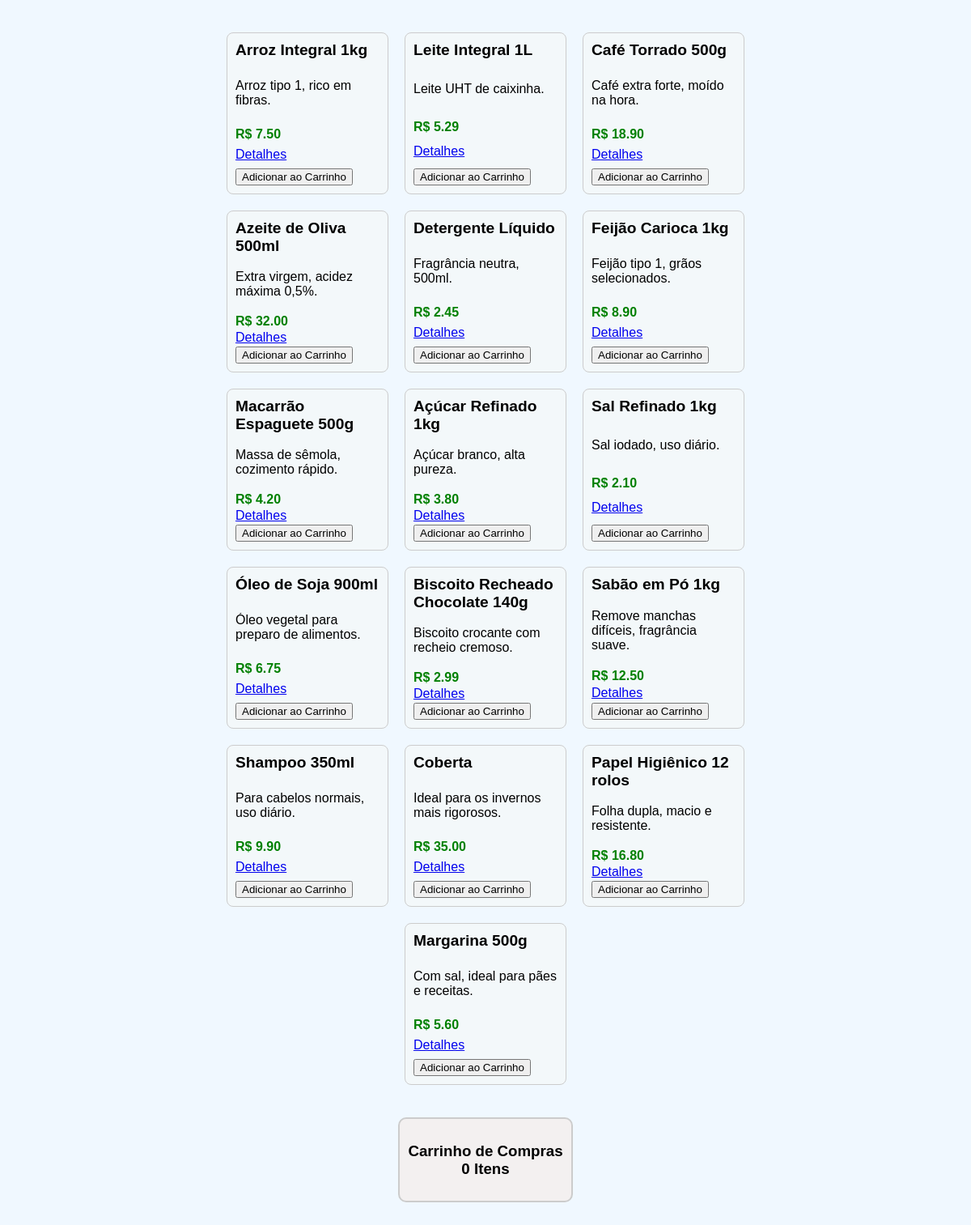
The page / on the database its author committed.
### tables this page shows
CREATE TABLE tbproduto (
    id INT NOT NULL PRIMARY KEY AUTO_INCREMENT,
    nome VARCHAR(100) NOT NULL,
    preco DECIMAL(5,2) NOT NULL,
    descricao VARCHAR(200) NOT NULL
);

### index.php (the view, shortened to what this page needs)
<?php
require 'db.php';
$produtos = [];
$stm = $conn->prepare("SELECT * FROM tbproduto");
$stm->execute();
$result = $stm->get_result();
while ($linha = $result->fetch_assoc()) {
    $produtos[] = $linha;
}
$qtdCarrinho = count($_SESSION['carrinho']);
?>
<!DOCTYPE html>
<html lang="pt-BR">
<head>
    <link rel="stylesheet" href="style.css">
</head>
<body>
    <div class="produtos">
        <?php foreach ($produtos as $produto): ?>
            <div class="produto">
                <h2><?= htmlspecialchars($produto["nome"]); ?></h2>
                <p><?= htmlspecialchars($produto["descricao"]); ?></p>
                <h3>R$ <?= htmlspecialchars($produto["preco"]); ?></h3>
                <a href="produto-detalhes.php?id=<?php echo htmlspecialchars($produto['id']); ?>">
                    Detalhes
                </a>
                <form method="POST">
                    <input type="submit" value="Adicionar ao Carrinho">
                </form>
            </div>
        <?php endforeach; ?>
    </div>
    <a href="carrinho.php" class="btn">
        <h3>
            Carrinho de Compras
            <br>
            <?= $qtdCarrinho ?> Itens
        </h3>
    </a>
</body>
</html>

### style.css (style rules this page uses)
body { background-color: aliceblue; margin: 0; font-family: Arial, sans-serif; display: flex; flex-direction: column; justify-content: center; align-items: center; padding: 40px; gap: 40px; }
.produtos { width: 75%; display: flex; flex-wrap: wrap; justify-content: center; gap: 20px; }
.produto { width: 200px; height: 200px; border: 1px solid #ccc; border-radius: 8px; padding: 10px; box-sizing: border-box; background-color: rgb(243, 248, 250); display: flex; flex-direction: column; justify-content: space-between; }
.produto h2 { font-size: larger; margin: 0; }
.produto p { font-size: medium; overflow: auto; }
.produto h3 { font-size: medium; color: green; margin: 0; }
.btn { background-color: rgb(243, 240, 240); padding: 10px; border-radius: 10px; border: 2px solid #ccc; text-decoration: none; color: inherit; text-align: center; }

### rows shown on the page
tbproduto: nome "Arroz Integral 1kg", descricao "Arroz tipo 1, rico em fibras.", preco "7.50"
tbproduto: nome "Leite Integral 1L", descricao "Leite UHT de caixinha.", preco "5.29"
tbproduto: nome "Café Torrado 500g", descricao "Café extra forte, moído na hora.", preco "18.90"
tbproduto: nome "Azeite de Oliva 500ml", descricao "Extra virgem, acidez máxima 0,5%.", preco "32.00"
tbproduto: nome "Detergente Líquido", descricao "Fragrância neutra, 500ml.", preco "2.45"
tbproduto: nome "Feijão Carioca 1kg", descricao "Feijão tipo 1, grãos selecionados.", preco "8.90"
tbproduto: nome "Macarrão Espaguete 500g", descricao "Massa de sêmola, cozimento rápido.", preco "4.20"
tbproduto: nome "Açúcar Refinado 1kg", descricao "Açúcar branco, alta pureza.", preco "3.80"
tbproduto: nome "Sal Refinado 1kg", descricao "Sal iodado, uso diário.", preco "2.10"
tbproduto: nome "Óleo de Soja 900ml", descricao "Óleo vegetal para preparo de alimentos.", preco "6.75"
tbproduto: nome "Biscoito Recheado Chocolate 140g", descricao "Biscoito crocante com recheio cremoso.", preco "2.99"
tbproduto: nome "Sabão em Pó 1kg", descricao "Remove manchas difíceis, fragrância suave.", preco "12.50"
tbproduto: nome "Shampoo 350ml", descricao "Para cabelos normais, uso diário.", preco "9.90"
tbproduto: nome "Coberta", descricao "Ideal para os invernos mais rigorosos.", preco "35.00"
tbproduto: nome "Papel Higiênico 12 rolos", descricao "Folha dupla, macio e resistente.", preco "16.80"
tbproduto: nome "Margarina 500g", descricao "Com sal, ideal para pães e receitas.", preco "5.60"

### other values the page prints
$qtdCarrinho "0"
